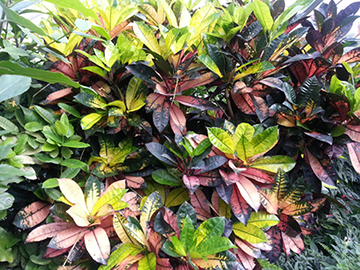
#> input picture image/filter_blur.jpg, 360 x 270 px
$ python 18.convolution_4.py
#> lines starting #> are read from the running program, lines starting #| are printed output that depends on the picture; after the words box and inside, x2 and y2 are one past the last pixel; in counts of white or black regions, pixels touching at a corner belong together
# filtering function 직접 구현하기 => csharpen filter 적용 시 오류 수정 필요
import cv2 as cv
import numpy as np

# filter_gray(): gray scale image, zero padding(convolution 후 원본 이미지 크기 유지)
def filter_gray(img, kernel, border_type):
    kw, kh = kernel.shape[0:2]
    kw2, kh2 = kw//2, kh//2
    padding_img_shape = (img.shape[0] + kw-1, img.shape[1] + kh-1)
    padding_img = np.zeros(padding_img_shape, np.uint8)
    np.copyto(padding_img[kw2:-kw2, kh2:-kh2], img)
    if border_type == 1:   # 0(black)으로 패딩한 경우 테두리가 검은색이 되는 문제 해결(테두리 값 복사)
        padding_img[:kw2, kh2:-kh2] = img[0,:]
        padding_img[-kw2:, kh2:-kh2] = img[-1,:]
        padding_img[kw2:-kw2, :kh2] = img[:,0].reshape(img.shape[0], -1)
        padding_img[kw2:-kw2, -kh2:] = img[:,-1].reshape(img.shape[0], -1)
        padding_img[:kw2, :kh2] = img[0,0]
        padding_img[-kw2:, :kh2] = img[-1,0]
        padding_img[:kw2, -kh2:] = img[0,-1]
        padding_img[-kw2:, -kh2:] = img[-1,-1]

    # print(padding_img.shape)
    # cv.imshow('padding_img', padding_img)
    filtered_img = np.zeros_like(img, img.dtype)

    # filtered_img = cv.filter2D(padding_img, cv.CV_32F, conv_kernel)
    # cv.filter2D()와 동일한 기능 구현
    for i in range(filtered_img.shape[0]):
        for j in range(filtered_img.shape[1]):
            filtered_img[i,j] = np.multiply(padding_img[i:i+kw,j:j+kh], kernel).sum()
    return np.abs(filtered_img).astype(np.uint8)

def filter(img, kernel, border_type):
    if len(img.shape) == 2:
        return filter_gray(img, kernel, border_type)
    elif len(img.shape) == 3:
        b, g, r = cv.split(img)
        filtered_b = filter_gray(b, kernel, border_type)
        filtered_g = filter_gray(g, kernel, border_type)
        filtered_r = filter_gray(r, kernel, border_type)
        filtered_bgr = cv.merge((filtered_b, filtered_g, filtered_r))
        return filtered_bgr
    else:
        return None

# img = cv.imread('image/filter_blur.jpg', cv.IMREAD_GRAYSCALE)
img = cv.imread('image/filter_blur.jpg', cv.IMREAD_COLOR)
#> img is the input picture: shape (270, 360, 3); mean B, G, R 88.8, 119.4, 119.8
# print(img.shape)

kernel_size = 3   # 홀수 값 지정

# bluring filter (주변 값의 평균값으로 대체)
# kernel_b = np.full((3,3), 1./9)  # if kernel_size is 3
kernel_b = np.full((kernel_size,kernel_size), 1./(kernel_size*kernel_size))
filtered_b = filter(img, kernel_b, 1)
#> in filter, `b, g, r = cv.split(img)`:
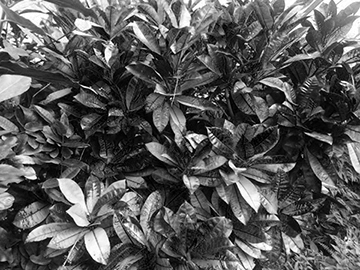
#> b: shape (270, 360); min 0, max 255, mean 88.8
#> in filter, `b, g, r = cv.split(img)`:
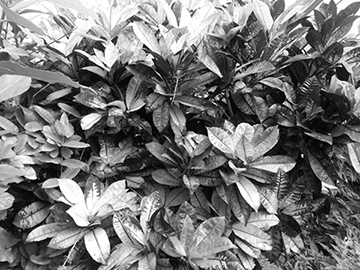
#> g: shape (270, 360); min 0, max 255, mean 119.4
#> in filter_gray, `padding_img[:kw2, :kh2] = img[0,0]`: padding_img: shape (272, 362); min 0, max 255, mean 89.3
#> in filter_gray, `padding_img[-kw2:, :kh2] = img[-1,0]`: padding_img: shape (272, 362); min 0, max 255, mean 89.3
#> in filter_gray, `padding_img[:kw2, -kh2:] = img[0,-1]`: padding_img: shape (272, 362); min 0, max 255, mean 89.3
#> in filter_gray, `padding_img[-kw2:, -kh2:] = img[-1,-1]`: padding_img: shape (272, 362); min 0, max 255, mean 89.3
#> in filter_gray (call 2), `padding_img[:kw2, :kh2] = img[0,0]`: padding_img: shape (272, 362); min 0, max 255, mean 119.8
#> in filter_gray (call 2), `padding_img[-kw2:, :kh2] = img[-1,0]`: padding_img: shape (272, 362); min 0, max 255, mean 119.8
#> in filter_gray (call 2), `padding_img[:kw2, -kh2:] = img[0,-1]`: padding_img: shape (272, 362); min 0, max 255, mean 119.8
#> in filter_gray (call 2), `padding_img[-kw2:, -kh2:] = img[-1,-1]`: padding_img: shape (272, 362); min 0, max 255, mean 119.8
#> call 3 of filter_gray, with kernel = array of shape (3, 3), border_type = 1
#> in filter_gray (call 3), `padding_img[kw2:-kw2, -kh2:] = img[:,-1].reshape(img.shape[0], -1)`:
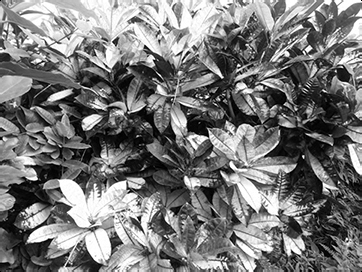
#> padding_img: shape (272, 362); min 0, max 255, mean 120.1
#> in filter_gray (call 3), `padding_img[:kw2, :kh2] = img[0,0]`: padding_img: shape (272, 362); under 0.01% of pixels changed, all inside (x1, y1, x2, y2) = (0, 0, 1, 1)
#> in filter_gray (call 3), `padding_img[-kw2:, :kh2] = img[-1,0]`: padding_img: shape (272, 362); min 0, max 255, mean 120.1
#> in filter_gray (call 3), `padding_img[:kw2, -kh2:] = img[0,-1]`: padding_img: shape (272, 362); min 0, max 255, mean 120.1
#> in filter_gray (call 3), `padding_img[-kw2:, -kh2:] = img[-1,-1]`: padding_img: shape (272, 362); min 0, max 255, mean 120.1

# sharpening filter
# 더 선명한 이미지로 변경하기 위해서는 주변 값에는 filter를 minus 값을 할당하고, 중심값에는 filter를 plus 값을 할당
# 중심값은 필터의 전체 합이 1이 되게 설정하면 Sharpening 한 이미지가 됨
# 필터 연산을 수행하면, 주변 값이 더 크면 중심의 값이 작아지고, 주변 값이 더 작으면 중심의 값이 더 커짐
kernel_s = np.array([[-1,-1,-1],
                     [-1,9,-1],
                     [-1,-1,-1]])
# kernel_s = np.full((kernel_size,kernel_size), -1)
# kernel_s[kernel_size//2,kernel_size//2] = kernel_size*kernel_size
# filtered_s = cv.filter2D(img, -1, kernel_s)
filtered_s = filter(img, kernel_s, 1)
#> call 2 of filter, with kernel = array of shape (3, 3), border_type = 1
#> call 4 of filter_gray, with kernel = array of shape (3, 3), border_type = 1
#> after the loop in filter_gray (call 4), `for i in range(filtered_img.shape[0]):`:
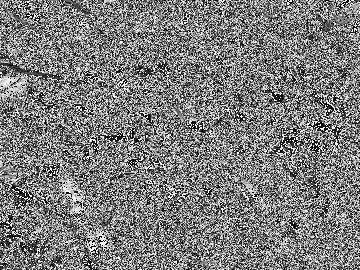
#> filtered_img: shape (270, 360); min 0, max 255, mean 125.1
#> after the loop in filter_gray (call 5), `for i in range(filtered_img.shape[0]):`:
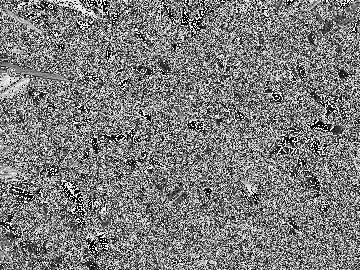
#> filtered_img: shape (270, 360); min 0, max 255, mean 124.1
#> after the loop in filter_gray (call 6), `for i in range(filtered_img.shape[0]):`:
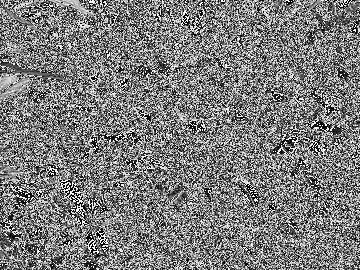
#> filtered_img: shape (270, 360); min 0, max 255, mean 124.2
#> in filter (call 2), `filtered_bgr = cv.merge((filtered_b, filtered_g, filtered_r))`:
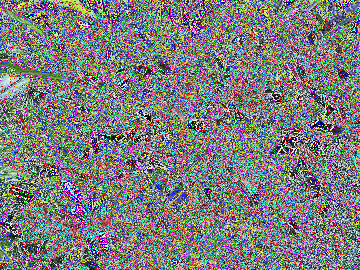
#> filtered_bgr: shape (270, 360, 3); mean B, G, R 125.1, 124.1, 124.2

cv.imshow('original', img)
cv.imshow('filtered_blur', filtered_b)
cv.imshow('filtered_sharpen', filtered_s)
cv.waitKey()
